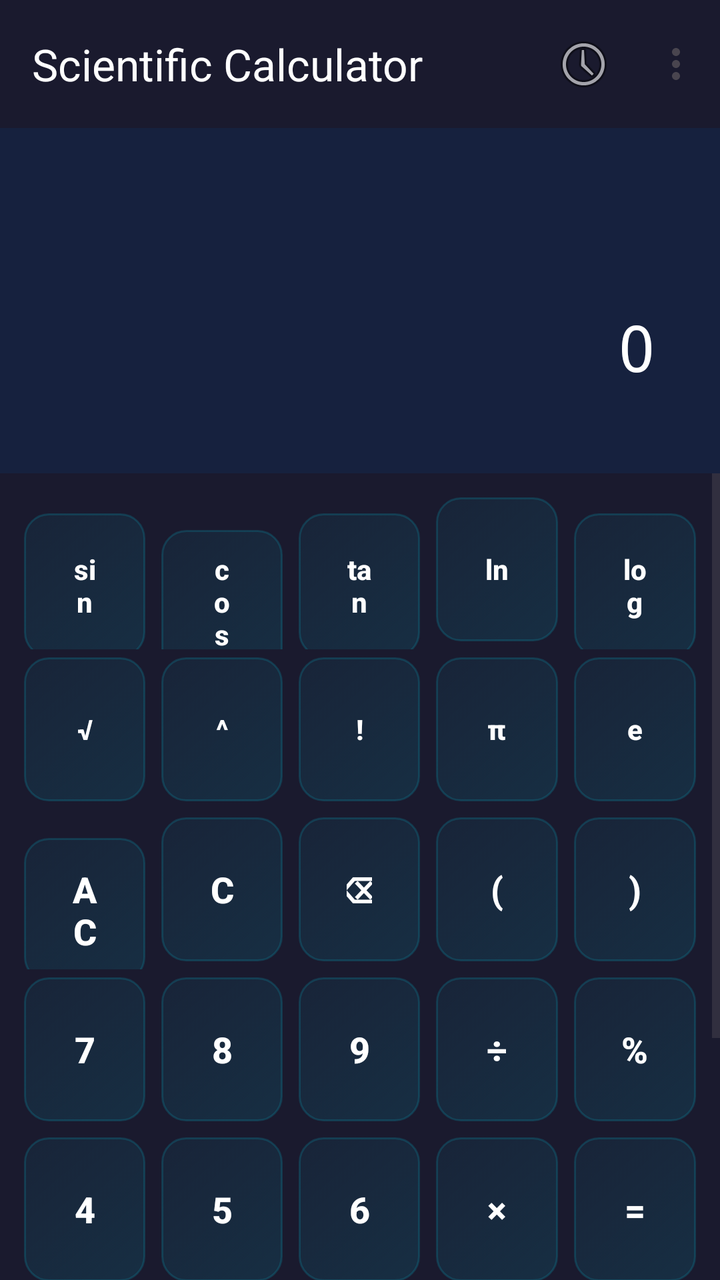
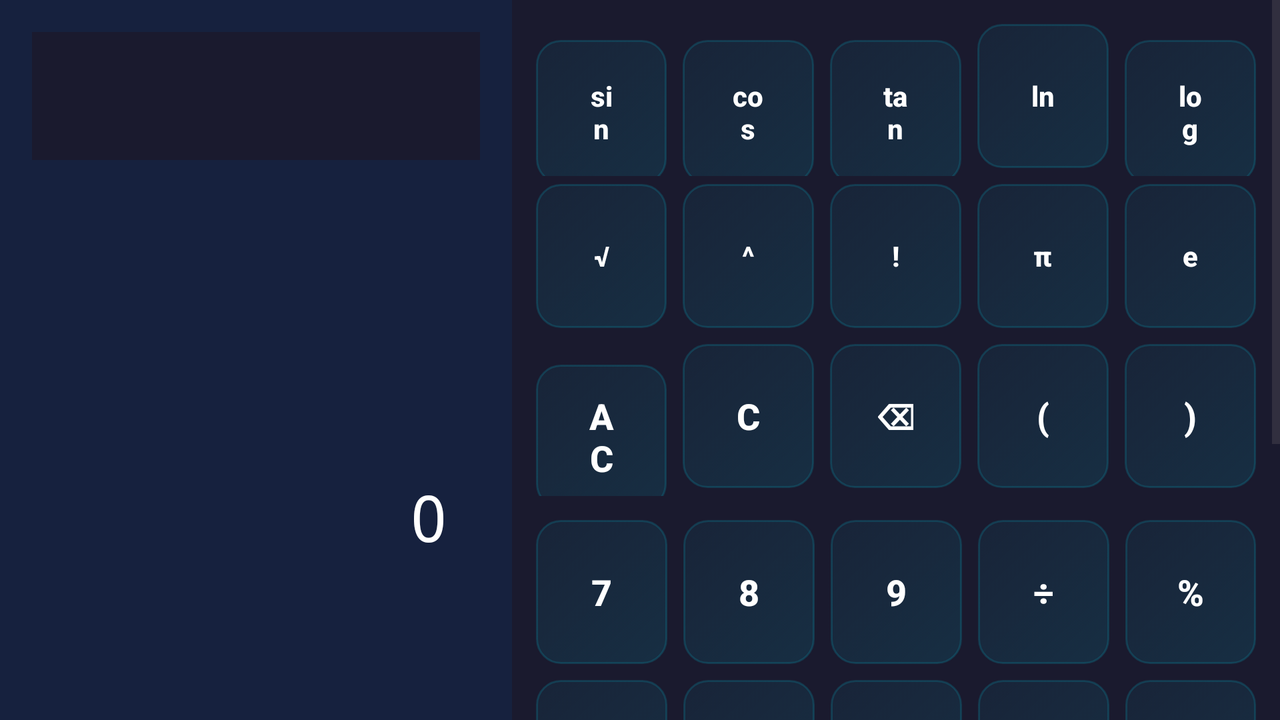

Two renders of one Android screen. The first uses the default layout on a phone; the second uses the alternative layout the repository ships for a different screen configuration, on a matching device. The two XML files are below.
<!-- AndroidManifest.xml: application theme Theme.ScientificCalculator -->
<!-- res/layout/activity_main.xml -->
<?xml version="1.0" encoding="utf-8"?>
<LinearLayout xmlns:android="http://schemas.android.com/apk/res/android"
    xmlns:app="http://schemas.android.com/apk/res-auto"
    android:layout_width="match_parent"
    android:layout_height="match_parent"
    android:orientation="vertical"
    android:background="@color/background_primary">

    
    <androidx.appcompat.widget.Toolbar
        android:id="@+id/toolbar"
        android:layout_width="match_parent"
        android:layout_height="?attr/actionBarSize"
        android:background="@color/primary_dark"
        app:title="@string/app_name"
        app:titleTextColor="@color/text_primary"
        app:menu="@menu/main_menu" />

    
    <LinearLayout
        android:layout_width="match_parent"
        android:layout_height="0dp"
        android:layout_weight="0.3"
        android:orientation="vertical"
        android:background="@color/background_secondary"
        android:padding="16dp">

        
        <TextView
            android:id="@+id/tvExpression"
            android:layout_width="match_parent"
            android:layout_height="0dp"
            android:layout_weight="1"
            android:textColor="@color/text_secondary"
            android:textSize="18sp"
            android:gravity="end|center_vertical"
            android:fontFamily="monospace"
            android:scrollHorizontally="true"
            android:ellipsize="start"
            android:singleLine="true" />

        
        <TextView
            android:id="@+id/tvResult"
            android:layout_width="match_parent"
            android:layout_height="0dp"
            android:layout_weight="2"
            style="@style/DisplayText"
            android:text="@string/display_hint"
            android:scrollHorizontally="true"
            android:ellipsize="start"
            android:singleLine="true" />

    </LinearLayout>

    
    <ScrollView
        android:layout_width="match_parent"
        android:layout_height="0dp"
        android:layout_weight="0.7"
        android:fillViewport="true">

        <LinearLayout
            android:layout_width="match_parent"
            android:layout_height="wrap_content"
            android:orientation="vertical"
            android:padding="8dp">

            
            <LinearLayout
                android:layout_width="match_parent"
                android:layout_height="wrap_content"
                android:orientation="horizontal">

                <Button
                    android:id="@+id/btnSin"
                    style="@style/FunctionButton"
                    android:layout_weight="1"
                    android:text="@string/btn_sin" />

                <Button
                    android:id="@+id/btnCos"
                    style="@style/FunctionButton"
                    android:layout_weight="1"
                    android:text="@string/btn_cos" />

                <Button
                    android:id="@+id/btnTan"
                    style="@style/FunctionButton"
                    android:layout_weight="1"
                    android:text="@string/btn_tan" />

                <Button
                    android:id="@+id/btnLn"
                    style="@style/FunctionButton"
                    android:layout_weight="1"
                    android:text="@string/btn_ln" />

                <Button
                    android:id="@+id/btnLog"
                    style="@style/FunctionButton"
                    android:layout_weight="1"
                    android:text="@string/btn_log" />

            </LinearLayout>

            
            <LinearLayout
                android:layout_width="match_parent"
                android:layout_height="wrap_content"
                android:orientation="horizontal">

                <Button
                    android:id="@+id/btnSqrt"
                    style="@style/FunctionButton"
                    android:layout_weight="1"
                    android:text="@string/btn_sqrt" />

                <Button
                    android:id="@+id/btnPower"
                    style="@style/FunctionButton"
                    android:layout_weight="1"
                    android:text="@string/btn_power" />

                <Button
                    android:id="@+id/btnFactorial"
                    style="@style/FunctionButton"
                    android:layout_weight="1"
                    android:text="@string/btn_factorial" />

                <Button
                    android:id="@+id/btnPi"
                    style="@style/FunctionButton"
                    android:layout_weight="1"
                    android:text="@string/btn_pi" />

                <Button
                    android:id="@+id/btnE"
                    style="@style/FunctionButton"
                    android:layout_weight="1"
                    android:text="@string/btn_e" />

            </LinearLayout>

            
            <LinearLayout
                android:layout_width="match_parent"
                android:layout_height="wrap_content"
                android:orientation="horizontal">

                <Button
                    android:id="@+id/btnAllClear"
                    style="@style/ClearButton"
                    android:layout_weight="1"
                    android:text="@string/btn_all_clear" />

                <Button
                    android:id="@+id/btnClear"
                    style="@style/ClearButton"
                    android:layout_weight="1"
                    android:text="@string/btn_clear" />

                <Button
                    android:id="@+id/btnDelete"
                    style="@style/ClearButton"
                    android:layout_weight="1"
                    android:text="@string/btn_delete" />

                <Button
                    android:id="@+id/btnLeftBracket"
                    style="@style/OperatorButton"
                    android:layout_weight="1"
                    android:text="@string/btn_left_bracket" />

                <Button
                    android:id="@+id/btnRightBracket"
                    style="@style/OperatorButton"
                    android:layout_weight="1"
                    android:text="@string/btn_right_bracket" />

            </LinearLayout>

            
            <LinearLayout
                android:layout_width="match_parent"
                android:layout_height="wrap_content"
                android:orientation="horizontal">

                <Button
                    android:id="@+id/btn7"
                    style="@style/NumberButton"
                    android:layout_weight="1"
                    android:text="@string/btn_7" />

                <Button
                    android:id="@+id/btn8"
                    style="@style/NumberButton"
                    android:layout_weight="1"
                    android:text="@string/btn_8" />

                <Button
                    android:id="@+id/btn9"
                    style="@style/NumberButton"
                    android:layout_weight="1"
                    android:text="@string/btn_9" />

                <Button
                    android:id="@+id/btnDivide"
                    style="@style/OperatorButton"
                    android:layout_weight="1"
                    android:text="@string/btn_divide" />

                <Button
                    android:id="@+id/btnPercent"
                    style="@style/OperatorButton"
                    android:layout_weight="1"
                    android:text="@string/btn_percent" />

            </LinearLayout>

            
            <LinearLayout
                android:layout_width="match_parent"
                android:layout_height="wrap_content"
                android:orientation="horizontal">

                <Button
                    android:id="@+id/btn4"
                    style="@style/NumberButton"
                    android:layout_weight="1"
                    android:text="@string/btn_4" />

                <Button
                    android:id="@+id/btn5"
                    style="@style/NumberButton"
                    android:layout_weight="1"
                    android:text="@string/btn_5" />

                <Button
                    android:id="@+id/btn6"
                    style="@style/NumberButton"
                    android:layout_weight="1"
                    android:text="@string/btn_6" />

                <Button
                    android:id="@+id/btnMultiply"
                    style="@style/OperatorButton"
                    android:layout_weight="1"
                    android:text="@string/btn_multiply" />

                <Button
                    android:id="@+id/btnEquals"
                    style="@style/EqualsButton"
                    android:layout_weight="1"
                    android:text="@string/btn_equals" />

            </LinearLayout>

            
            <LinearLayout
                android:layout_width="match_parent"
                android:layout_height="wrap_content"
                android:orientation="horizontal">

                <Button
                    android:id="@+id/btn1"
                    style="@style/NumberButton"
                    android:layout_weight="1"
                    android:text="@string/btn_1" />

                <Button
                    android:id="@+id/btn2"
                    style="@style/NumberButton"
                    android:layout_weight="1"
                    android:text="@string/btn_2" />

                <Button
                    android:id="@+id/btn3"
                    style="@style/NumberButton"
                    android:layout_weight="1"
                    android:text="@string/btn_3" />

                <Button
                    android:id="@+id/btnMinus"
                    style="@style/OperatorButton"
                    android:layout_weight="1"
                    android:text="@string/btn_minus" />

                <Button
                    android:id="@+id/btnDot"
                    style="@style/NumberButton"
                    android:layout_weight="1"
                    android:text="@string/btn_dot" />

            </LinearLayout>

            
            <LinearLayout
                android:layout_width="match_parent"
                android:layout_height="wrap_content"
                android:orientation="horizontal">

                <Button
                    android:id="@+id/btn0"
                    style="@style/NumberButton"
                    android:layout_weight="2"
                    android:text="@string/btn_0" />

                <Button
                    android:id="@+id/btnPlus"
                    style="@style/OperatorButton"
                    android:layout_weight="1"
                    android:text="@string/btn_plus" />

                
                <View
                    android:layout_width="0dp"
                    android:layout_height="1dp"
                    android:layout_weight="2"
                    android:visibility="invisible" />

            </LinearLayout>

        </LinearLayout>

    </ScrollView>

</LinearLayout>
<!-- resources referenced by this layout -->
<resources>
  <color name="background_primary">#FF1A1A2E</color>
  <color name="background_secondary">#FF16213E</color>
  <color name="primary_dark">#FF1A1A2E</color>
  <color name="text_primary">#FFFFFFFF</color>
  <color name="text_secondary">#FFB3B3B3</color>
  <string name="app_name">Scientific Calculator</string>
  <string name="btn_0">0</string>
  <string name="btn_1">1</string>
  <string name="btn_2">2</string>
  <string name="btn_3">3</string>
  <string name="btn_4">4</string>
  <string name="btn_5">5</string>
  <string name="btn_6">6</string>
  <string name="btn_7">7</string>
  <string name="btn_8">8</string>
  <string name="btn_9">9</string>
  <string name="btn_all_clear">AC</string>
  <string name="btn_clear">C</string>
  <string name="btn_cos">cos</string>
  <string name="btn_delete">⌫</string>
  <string name="btn_divide">÷</string>
  <string name="btn_dot">.</string>
  <string name="btn_e">e</string>
  <string name="btn_equals">=</string>
  <string name="btn_factorial">!</string>
  <string name="btn_left_bracket">(</string>
  <string name="btn_ln">ln</string>
  <string name="btn_log">log</string>
  <string name="btn_minus">-</string>
  <string name="btn_multiply">×</string>
  <string name="btn_percent">%</string>
  <string name="btn_pi">π</string>
  <string name="btn_plus">+</string>
  <string name="btn_power">^</string>
  <string name="btn_right_bracket">)</string>
  <string name="btn_sin">sin</string>
  <string name="btn_sqrt">√</string>
  <string name="btn_tan">tan</string>
  <string name="display_hint">0</string>
  <style name="ClearButton" parent="CalculatorButton">
          <item name="android:backgroundTint">@color/btn_clear</item>
      </style>
  <style name="DisplayText">
          <item name="android:textColor">@color/text_display</item>
          <item name="android:textSize">32sp</item>
          <item name="android:gravity">end|center_vertical</item>
          <item name="android:padding">16dp</item>
          <item name="android:background">@color/background_secondary</item>
          <item name="android:fontFamily">monospace</item>
      </style>
  <style name="EqualsButton" parent="CalculatorButton">
          <item name="android:backgroundTint">@color/btn_equals</item>
      </style>
  <style name="FunctionButton" parent="CalculatorButton">
          <item name="android:backgroundTint">@color/btn_function</item>
          <item name="android:textSize">14sp</item>
      </style>
  <style name="NumberButton" parent="CalculatorButton">
          <item name="android:backgroundTint">@color/btn_number</item>
      </style>
  <style name="OperatorButton" parent="CalculatorButton">
          <item name="android:backgroundTint">@color/btn_operator</item>
      </style>
  <style name="CalculatorButton">
          <item name="android:layout_width">0dp</item>
          <item name="android:layout_height">72dp</item>
          <item name="android:layout_margin">4dp</item>
          <item name="android:textSize">18sp</item>
          <item name="android:textStyle">bold</item>
          <item name="android:textColor">@color/text_primary</item>
          <item name="android:background">@drawable/button_background</item>
          <item name="android:elevation">4dp</item>
          <item name="android:stateListAnimator">@null</item>
      </style>
  <color name="btn_clear">#FFE74C3C</color>
  <color name="text_display">#FFFFFFFF</color>
  <color name="btn_equals">#FF27AE60</color>
  <color name="btn_function">#FF3498DB</color>
  <color name="btn_number">#FF2C3E50</color>
  <color name="btn_operator">#FFFF6B35</color>
  <color name="accent_blue">#FF00BCD4</color>
  <color name="white">#FFFFFFFF</color>
  <color name="accent_orange">#FFFF6B35</color>
  <color name="primary_light">#FF0F3460</color>
  <color name="black">#FF000000</color>
</resources>
<!-- res/layout-land/activity_main.xml (the repository's variant of the layout above) -->
<!-- drawn on the phone turned sideways -->
<?xml version="1.0" encoding="utf-8"?>
<LinearLayout xmlns:android="http://schemas.android.com/apk/res/android"
    xmlns:app="http://schemas.android.com/apk/res/auto"
    android:layout_width="match_parent"
    android:layout_height="match_parent"
    android:orientation="horizontal"
    android:background="@color/background_primary">

    
    <LinearLayout
        android:layout_width="0dp"
        android:layout_height="match_parent"
        android:layout_weight="0.4"
        android:orientation="vertical"
        android:background="@color/background_secondary"
        android:padding="16dp">

        
        <androidx.appcompat.widget.Toolbar
            android:id="@+id/toolbar"
            android:layout_width="match_parent"
            android:layout_height="?attr/actionBarSize"
            android:background="@color/primary_dark" />

        
        <TextView
            android:id="@+id/tvExpression"
            android:layout_width="match_parent"
            android:layout_height="0dp"
            android:layout_weight="1"
            android:textColor="@color/text_secondary"
            android:textSize="18sp"
            android:gravity="end|center_vertical"
            android:fontFamily="monospace"
            android:scrollHorizontally="true"
            android:ellipsize="start"
            android:singleLine="true"
            android:layout_marginTop="8dp" />

        
        <TextView
            android:id="@+id/tvResult"
            android:layout_width="match_parent"
            android:layout_height="0dp"
            android:layout_weight="2"
            style="@style/DisplayText"
            android:text="@string/display_hint"
            android:scrollHorizontally="true"
            android:ellipsize="start"
            android:singleLine="true" />

    </LinearLayout>

    
    <ScrollView
        android:layout_width="0dp"
        android:layout_height="match_parent"
        android:layout_weight="0.6"
        android:fillViewport="true">

        <LinearLayout
            android:layout_width="match_parent"
            android:layout_height="wrap_content"
            android:orientation="vertical"
            android:padding="8dp">

            
            <LinearLayout
                android:layout_width="match_parent"
                android:layout_height="wrap_content"
                android:orientation="horizontal">

                <Button
                    android:id="@+id/btnSin"
                    style="@style/FunctionButton"
                    android:layout_weight="1"
                    android:text="@string/btn_sin" />

                <Button
                    android:id="@+id/btnCos"
                    style="@style/FunctionButton"
                    android:layout_weight="1"
                    android:text="@string/btn_cos" />

                <Button
                    android:id="@+id/btnTan"
                    style="@style/FunctionButton"
                    android:layout_weight="1"
                    android:text="@string/btn_tan" />

                <Button
                    android:id="@+id/btnLn"
                    style="@style/FunctionButton"
                    android:layout_weight="1"
                    android:text="@string/btn_ln" />

                <Button
                    android:id="@+id/btnLog"
                    style="@style/FunctionButton"
                    android:layout_weight="1"
                    android:text="@string/btn_log" />

            </LinearLayout>

            
            <LinearLayout
                android:layout_width="match_parent"
                android:layout_height="wrap_content"
                android:orientation="horizontal">

                <Button
                    android:id="@+id/btnSqrt"
                    style="@style/FunctionButton"
                    android:layout_weight="1"
                    android:text="@string/btn_sqrt" />

                <Button
                    android:id="@+id/btnPower"
                    style="@style/FunctionButton"
                    android:layout_weight="1"
                    android:text="@string/btn_power" />

                <Button
                    android:id="@+id/btnFactorial"
                    style="@style/FunctionButton"
                    android:layout_weight="1"
                    android:text="@string/btn_factorial" />

                <Button
                    android:id="@+id/btnPi"
                    style="@style/FunctionButton"
                    android:layout_weight="1"
                    android:text="@string/btn_pi" />

                <Button
                    android:id="@+id/btnE"
                    style="@style/FunctionButton"
                    android:layout_weight="1"
                    android:text="@string/btn_e" />

            </LinearLayout>

            
            <LinearLayout
                android:layout_width="match_parent"
                android:layout_height="wrap_content"
                android:orientation="horizontal">

                <Button
                    android:id="@+id/btnAllClear"
                    style="@style/ClearButton"
                    android:layout_weight="1"
                    android:text="@string/btn_all_clear" />

                <Button
                    android:id="@+id/btnClear"
                    style="@style/ClearButton"
                    android:layout_weight="1"
                    android:text="@string/btn_clear" />

                <Button
                    android:id="@+id/btnDelete"
                    style="@style/ClearButton"
                    android:layout_weight="1"
                    android:text="@string/btn_delete" />

                <Button
                    android:id="@+id/btnLeftBracket"
                    style="@style/OperatorButton"
                    android:layout_weight="1"
                    android:text="@string/btn_left_bracket" />

                <Button
                    android:id="@+id/btnRightBracket"
                    style="@style/OperatorButton"
                    android:layout_weight="1"
                    android:text="@string/btn_right_bracket" />

            </LinearLayout>

            
            <GridLayout
                android:layout_width="match_parent"
                android:layout_height="wrap_content"
                android:columnCount="5"
                android:rowCount="4"
                android:layout_marginTop="8dp">

                
                <Button
                    android:id="@+id/btn7"
                    style="@style/NumberButton"
                    android:layout_columnWeight="1"
                    android:text="@string/btn_7" />

                <Button
                    android:id="@+id/btn8"
                    style="@style/NumberButton"
                    android:layout_columnWeight="1"
                    android:text="@string/btn_8" />

                <Button
                    android:id="@+id/btn9"
                    style="@style/NumberButton"
                    android:layout_columnWeight="1"
                    android:text="@string/btn_9" />

                <Button
                    android:id="@+id/btnDivide"
                    style="@style/OperatorButton"
                    android:layout_columnWeight="1"
                    android:text="@string/btn_divide" />

                <Button
                    android:id="@+id/btnPercent"
                    style="@style/OperatorButton"
                    android:layout_columnWeight="1"
                    android:text="@string/btn_percent" />

                
                <Button
                    android:id="@+id/btn4"
                    style="@style/NumberButton"
                    android:layout_columnWeight="1"
                    android:text="@string/btn_4" />

                <Button
                    android:id="@+id/btn5"
                    style="@style/NumberButton"
                    android:layout_columnWeight="1"
                    android:text="@string/btn_5" />

                <Button
                    android:id="@+id/btn6"
                    style="@style/NumberButton"
                    android:layout_columnWeight="1"
                    android:text="@string/btn_6" />

                <Button
                    android:id="@+id/btnMultiply"
                    style="@style/OperatorButton"
                    android:layout_columnWeight="1"
                    android:text="@string/btn_multiply" />

                <Button
                    android:id="@+id/btnEquals"
                    style="@style/EqualsButton"
                    android:layout_columnWeight="1"
                    android:layout_rowSpan="2"
                    android:text="@string/btn_equals" />

                
                <Button
                    android:id="@+id/btn1"
                    style="@style/NumberButton"
                    android:layout_columnWeight="1"
                    android:text="@string/btn_1" />

                <Button
                    android:id="@+id/btn2"
                    style="@style/NumberButton"
                    android:layout_columnWeight="1"
                    android:text="@string/btn_2" />

                <Button
                    android:id="@+id/btn3"
                    style="@style/NumberButton"
                    android:layout_columnWeight="1"
                    android:text="@string/btn_3" />

                <Button
                    android:id="@+id/btnMinus"
                    style="@style/OperatorButton"
                    android:layout_columnWeight="1"
                    android:text="@string/btn_minus" />

                
                <Button
                    android:id="@+id/btn0"
                    style="@style/NumberButton"
                    android:layout_columnSpan="2"
                    android:layout_columnWeight="2"
                    android:text="@string/btn_0" />

                <Button
                    android:id="@+id/btnDot"
                    style="@style/NumberButton"
                    android:layout_columnWeight="1"
                    android:text="@string/btn_dot" />

                <Button
                    android:id="@+id/btnPlus"
                    style="@style/OperatorButton"
                    android:layout_columnWeight="1"
                    android:text="@string/btn_plus" />

            </GridLayout>

        </LinearLayout>

    </ScrollView>

</LinearLayout>
<!-- resources referenced by the variant -->
<!-- as the phone turned sideways resolves them -->
<resources>
  <color name="background_primary">#FF1A1A2E</color>
  <color name="background_secondary">#FF16213E</color>
  <color name="primary_dark">#FF1A1A2E</color>
  <color name="text_secondary">#FFB3B3B3</color>
  <string name="btn_0">0</string>
  <string name="btn_1">1</string>
  <string name="btn_2">2</string>
  <string name="btn_3">3</string>
  <string name="btn_4">4</string>
  <string name="btn_5">5</string>
  <string name="btn_6">6</string>
  <string name="btn_7">7</string>
  <string name="btn_8">8</string>
  <string name="btn_9">9</string>
  <string name="btn_all_clear">AC</string>
  <string name="btn_clear">C</string>
  <string name="btn_cos">cos</string>
  <string name="btn_delete">⌫</string>
  <string name="btn_divide">÷</string>
  <string name="btn_dot">.</string>
  <string name="btn_e">e</string>
  <string name="btn_equals">=</string>
  <string name="btn_factorial">!</string>
  <string name="btn_left_bracket">(</string>
  <string name="btn_ln">ln</string>
  <string name="btn_log">log</string>
  <string name="btn_minus">-</string>
  <string name="btn_multiply">×</string>
  <string name="btn_percent">%</string>
  <string name="btn_pi">π</string>
  <string name="btn_plus">+</string>
  <string name="btn_power">^</string>
  <string name="btn_right_bracket">)</string>
  <string name="btn_sin">sin</string>
  <string name="btn_sqrt">√</string>
  <string name="btn_tan">tan</string>
  <string name="display_hint">0</string>
  <style name="ClearButton" parent="CalculatorButton">
          <item name="android:backgroundTint">@color/btn_clear</item>
      </style>
  <style name="DisplayText">
          <item name="android:textColor">@color/text_display</item>
          <item name="android:textSize">32sp</item>
          <item name="android:gravity">end|center_vertical</item>
          <item name="android:padding">16dp</item>
          <item name="android:background">@color/background_secondary</item>
          <item name="android:fontFamily">monospace</item>
      </style>
  <style name="EqualsButton" parent="CalculatorButton">
          <item name="android:backgroundTint">@color/btn_equals</item>
      </style>
  <style name="FunctionButton" parent="CalculatorButton">
          <item name="android:backgroundTint">@color/btn_function</item>
          <item name="android:textSize">14sp</item>
      </style>
  <style name="NumberButton" parent="CalculatorButton">
          <item name="android:backgroundTint">@color/btn_number</item>
      </style>
  <style name="OperatorButton" parent="CalculatorButton">
          <item name="android:backgroundTint">@color/btn_operator</item>
      </style>
  <style name="CalculatorButton">
          <item name="android:layout_width">0dp</item>
          <item name="android:layout_height">72dp</item>
          <item name="android:layout_margin">4dp</item>
          <item name="android:textSize">18sp</item>
          <item name="android:textStyle">bold</item>
          <item name="android:textColor">@color/text_primary</item>
          <item name="android:background">@drawable/button_background</item>
          <item name="android:elevation">4dp</item>
          <item name="android:stateListAnimator">@null</item>
      </style>
  <color name="btn_clear">#FFE74C3C</color>
  <color name="text_display">#FFFFFFFF</color>
  <color name="btn_equals">#FF27AE60</color>
  <color name="btn_function">#FF3498DB</color>
  <color name="btn_number">#FF2C3E50</color>
  <color name="btn_operator">#FFFF6B35</color>
  <color name="accent_blue">#FF00BCD4</color>
  <color name="white">#FFFFFFFF</color>
  <color name="accent_orange">#FFFF6B35</color>
  <color name="primary_light">#FF0F3460</color>
  <color name="black">#FF000000</color>
  <color name="text_primary">#FFFFFFFF</color>
</resources>
